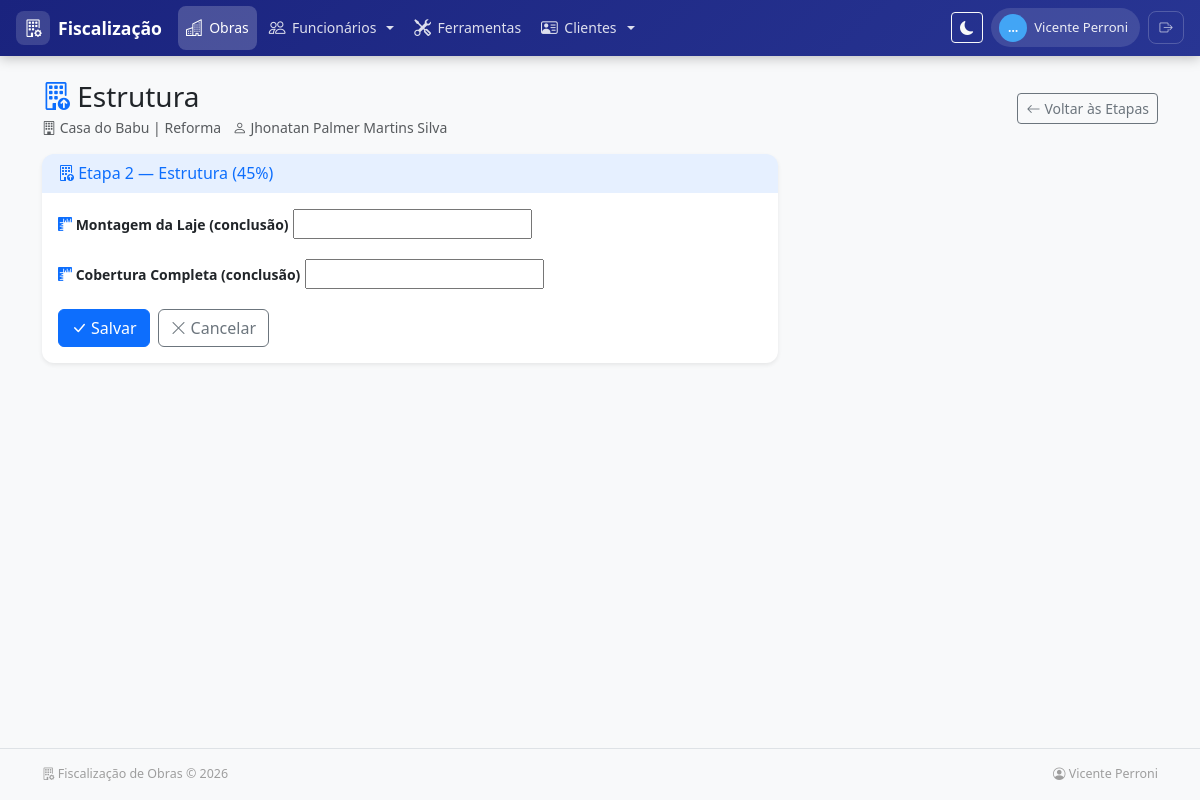
/obras/etapa/2/estrutura/ (signed in), run on the app's committed database.
### apps/obras/models.py (models this page shows, shortened)
class Etapa(models.Model):
    obra = models.ForeignKey(
        Obra,
        on_delete=models.CASCADE,
        related_name='etapas',
        verbose_name="Obra"
    )
    ETAPA_CHOICES = [
        (1, 'Etapa 1 - Fundação (29.9%)'),
        (2, 'Etapa 2 - Estrutura (45%)'),
        (3, 'Etapa 3 - Revestimentos e Instalações (70%)'),
        (4, 'Etapa 4 - Acabamentos (84%)'),
        (5, 'Etapa 5 - Finalização (95%)'),
    ]
    numero_etapa = models.IntegerField(
        choices=ETAPA_CHOICES,
        verbose_name="Número da Etapa"
    )
    PERCENTUAIS_ETAPA = {
        1: Decimal('29.9'),
        2: Decimal('45.0'),
        3: Decimal('70.0'),
        4: Decimal('84.0'),
        5: Decimal('95.0'),
    }
    percentual_valor = models.DecimalField(
        max_digits=5,
        decimal_places=2,
        verbose_name="Percentual da Etapa"
    )
    STATUS_CHOICES = [
        ('pendente', 'Pendente'),
        ('em_andamento', 'Em andamento'),
        ('concluida', 'Concluída'),
    ]
    status = models.CharField(
        max_length=20,
        choices=STATUS_CHOICES,
        default='pendente',
        verbose_name="Status"
    )
    data_inicio = models.DateField(null=True, blank=True, verbose_name="Data de Início")
    data_termino = models.DateField(null=True, blank=True, verbose_name="Data de Término")
    concluida = models.BooleanField(default=False, verbose_name="Concluída")
    class Meta:
        verbose_name = "Etapa"
        verbose_name_plural = "Etapas"
        ordering = ['numero_etapa']
        unique_together = ['obra', 'numero_etapa']

class SoftDeleteModel(models.Model):
    deleted_at = models.DateTimeField(null=True, blank=True, db_index=True)
    objects = ActiveManager()
    all_objects = AllObjectsManager()
    class Meta:
        abstract = True

class Obra(SoftDeleteModel):
    nome = models.CharField(max_length=200, verbose_name="Nome da Obra")
    endereco = models.TextField(verbose_name="Endereço")
    cliente = models.ForeignKey(
        'clientes.Cliente',
        on_delete=models.SET_NULL,
        null=True,
        blank=True,
        verbose_name="Cliente"
    )
    data_inicio = models.DateField(verbose_name="Data de Início")
    data_previsao_termino = models.DateField(
        verbose_name="Previsão de Término",
        null=True,
        blank=True
    )
    STATUS_CHOICES = [
        ('planejamento', 'Planejamento'),
        ('em_andamento', 'Em Andamento'),
        ('pausada', 'Pausada'),
        ('concluida', 'Concluída'),
        ('cancelada', 'Cancelada'),
    ]
    status = models.CharField(
        max_length=20,
        choices=STATUS_CHOICES,
        default='planejamento',
        verbose_name="Status"
    )
    percentual_concluido = models.DecimalField(
        max_digits=5,
        decimal_places=2,
        default=Decimal('0.00'),
        validators=[MinValueValidator(0), MaxValueValidator(100)],
        verbose_name="Percentual Concluído (%)"
    )
    ativo = models.BooleanField(default=True, verbose_name="Ativo")
    created_at = models.DateTimeField(auto_now_add=True, verbose_name="Criado em")
    updated_at = models.DateTimeField(auto_now=True, verbose_name="Atualizado em")
    class Meta:
        verbose_name = "Obra"
        verbose_name_plural = "Obras"
        ordering = ['-created_at']

class Etapa2Estrutura(models.Model):
    etapa = models.OneToOneField(
        Etapa,
        on_delete=models.CASCADE,
        related_name='estrutura',
        verbose_name="Etapa"
    )
    montagem_laje_conclusao = models.DateField(
        null=True,
        blank=True,
        verbose_name="Montagem da Laje (conclusão)"
    )
    cobertura_conclusao = models.DateField(
        null=True,
        blank=True,
        verbose_name="Cobertura Completa (conclusão)"
    )
    class Meta:
        verbose_name = "Etapa 2 - Estrutura"
        verbose_name_plural = "Etapas 2 - Estrutura"

### apps/clientes/models.py (models this page shows, shortened)
class Cliente(models.Model):
    nome = models.CharField(max_length=200, verbose_name='Nome')
    cpf = models.CharField(
        max_length=14,
        unique=True,
        verbose_name='CPF',
        help_text='Somente números ou formatado (000.000.000-00)',
        validators=[RegexValidator(r'^\d{3}\.\d{3}\.\d{3}-\d{2}$|^\d{11}$', 'CPF inválido')]
    )
    endereco = models.TextField(verbose_name='Endereço', blank=True, null=True)
    data_nascimento = models.DateField(verbose_name='Data de Nascimento', blank=True, null=True)
    telefone = models.CharField(max_length=30, verbose_name='Telefone', blank=True, null=True)
    email = models.EmailField(verbose_name='E-mail', blank=True, null=True)
    ativo = models.BooleanField(default=True, verbose_name='Ativo')
    created_at = models.DateTimeField(auto_now_add=True, verbose_name='Criado em')
    updated_at = models.DateTimeField(auto_now=True, verbose_name='Atualizado em')
    class Meta:
        verbose_name = 'Cliente'
        verbose_name_plural = 'Clientes'
        ordering = ['nome']

### apps/obras/views.py (the view)
# urls.py: path('etapa/<int:pk>/estrutura/', views.etapa2_detail, name='etapa2_detail'),
@login_required
def etapa2_detail(request, pk):
    etapa = get_object_or_404(Etapa, pk=pk)
    try:
        detalhe = etapa.estrutura
    except Etapa2Estrutura.DoesNotExist:
        detalhe = Etapa2Estrutura.objects.create(etapa=etapa)
    if request.method == 'POST':
        form = Etapa2EstruturaForm(request.POST, instance=detalhe)
        if form.is_valid():
            form.save()
            usuario_hist = _resolver_usuario_historico(request, form)
            _registrar_historico_etapa(etapa, usuario_hist, 'Detalhes da Etapa 2 - Estrutura', form)
            messages.success(request, 'Detalhes da etapa 2 (Estrutura) atualizados com sucesso.')
            return redirect(reverse('obras:etapa2_detail', args=[etapa.pk]))
    else:
        form = Etapa2EstruturaForm(instance=detalhe)
    return render(request, 'obras/etapa2_estrutura_detail.html', {'etapa': etapa, 'detalhe': detalhe, 'form': form, 'title': f'Estrutura - {etapa.obra.nome}'})

### apps/obras/forms.py
class Etapa2EstruturaForm(forms.ModelForm):
    class Meta:
        model = Etapa2Estrutura
        exclude = ('etapa',)
        widgets = {
            'montagem_laje_dias': forms.NumberInput(attrs={'class': 'form-control'}),
            'platibanda_blocos': forms.NumberInput(attrs={'class': 'form-control'}),
            'cobertura_dias': forms.NumberInput(attrs={'class': 'form-control'}),
        }

### apps/obras/context_processors.py (called while the page is built)
def recent_obras(request):
    try:
        obras = list(Obra.objects.filter(ativo=True).order_by('-created_at')[:6])
    except Exception:
        obras = []
    return {'recent_obras': obras}

### apps/obras/models.py (called while the page is built)
    def alive(self):
        return self.filter(deleted_at__isnull=True)

    def get_queryset(self):
        return super().get_queryset().alive()

### templates/obras/etapa2_estrutura_detail.html (shortened to what this page needs)
{% extends 'base.html' %}
{% block extra_css %}
<link rel="stylesheet" href="https://cdn.jsdelivr.net/npm/bootstrap-icons@1.11.3/font/bootstrap-icons.min.css">
{% endblock %}
{% block content %}
<div class="d-flex flex-wrap justify-content-between align-items-center mb-3 gap-2">
  <div>
    <h1 class="h3 mb-0"><i class="bi bi-building-up text-primary"></i> Estrutura</h1>
    <div class="text-muted small mt-1">
      <i class="bi bi-building"></i> {{ etapa.obra.nome }}
      {% if etapa.obra.cliente %}<span class="ms-2"><i class="bi bi-person"></i> {{ etapa.obra.cliente.nome }}</span>{% endif %}
    </div>
  </div>
  <a href="{% url 'obras:obra_etapas' etapa.obra.pk %}" class="btn btn-outline-secondary btn-sm d-flex align-items-center gap-1">
    <i class="bi bi-arrow-left"></i> Voltar às Etapas
  </a>
</div>
<div class="row">
  <div class="col-lg-8">
    <div class="card form-card shadow-sm">
      <div class="form-header bg-primary bg-opacity-10">
        <h6 class="mb-0 text-primary"><i class="bi bi-building-up"></i> Etapa 2 — Estrutura (45%)</h6>
      </div>
      <div class="card-body">
        <form method="post" novalidate>
          {% for field in form %}
            {% if field.field.widget.input_type == 'checkbox' %}
            <div class="form-check form-switch mb-3">
              {{ field }}
              <label class="form-check-label fw-semibold small" for="{{ field.id_for_label }}">
                <i class="bi bi-check-circle field-icon text-success"></i> {{ field.label }}
              </label>
              {% if field.help_text %}<div class="form-text">{{ field.help_text }}</div>{% endif %}
              {% if field.errors %}<div class="invalid-feedback d-block">{{ field.errors|striptags }}</div>{% endif %}
            </div>
            {% else %}
            <div class="mb-3">
              <label for="{{ field.id_for_label }}" class="form-label fw-semibold small">
                <i class="bi bi-rulers field-icon text-primary"></i> {{ field.label }}
              </label>
              {{ field }}
            </div>
            {% endif %}
          {% endfor %}
          <div class="d-flex gap-2 mt-3">
            <button type="submit" class="btn btn-primary d-flex align-items-center gap-1">
              <i class="bi bi-check-lg"></i> Salvar
            </button>
            <a href="{% url 'obras:obra_etapas' etapa.obra.pk %}" class="btn btn-outline-secondary d-flex align-items-center gap-1">
              <i class="bi bi-x-lg"></i> Cancelar
            </a>
          </div>
        </form>
      </div>
    </div>
  </div>
</div>
{% endblock %}

### templates/base.html (shortened to what this page needs)
<!doctype html>
<html lang="pt-br">
  <head>
    <link href="https://cdn.jsdelivr.net/npm/bootstrap@5.3.2/dist/css/bootstrap.min.css" rel="stylesheet">
    <link rel="stylesheet" href="https://cdn.jsdelivr.net/npm/bootstrap-icons@1.11.3/font/bootstrap-icons.min.css">
    {% block extra_css %}{% endblock %}
  </head>
  <body class="bg-light" {% if user.is_authenticated %}data-server-theme="{{ request.user.profile.theme_preference }}" data-server-variant="{{ request.user.profile.theme_variant }}"{% endif %}>
    {% url 'login' as login_url %}
    <nav class="main-navbar navbar navbar-expand-lg d-none d-lg-flex">
      <div class="container-fluid px-3">
        <a class="navbar-brand-custom me-3" href="{% if user.is_authenticated %}{% url 'home' %}{% else %}/{% endif %}">
          <span class="brand-icon"><i class="bi bi-building-gear"></i></span>
          <span>Fiscalização</span>
        </a>
        {% if user.is_authenticated %}
        <ul class="navbar-nav me-auto gap-1">
          {% if nav_perms.obras %}
          <li class="nav-item">
            <a class="nav-link" href="{% url 'obras:obra_list' %}">
              <i class="bi bi-buildings"></i> Obras
            </a>
          </li>
          {% endif %}
          {% if nav_perms.funcionarios %}
          <li class="nav-item dropdown">
            <a class="nav-link dropdown-toggle" href="#" role="button" data-bs-toggle="dropdown" aria-expanded="false">
              <i class="bi bi-people"></i> Funcionários
            </a>
          </li>
          {% endif %}
          {% if nav_perms.ferramentas %}
          <li class="nav-item">
            <a class="nav-link" href="/ferramentas/">
              <i class="bi bi-tools"></i> Ferramentas
            </a>
          </li>
          {% endif %}
          {% if nav_perms.clientes %}
          <li class="nav-item dropdown">
            <a class="nav-link dropdown-toggle" href="#" role="button" data-bs-toggle="dropdown" aria-expanded="false">
              <i class="bi bi-person-vcard"></i> Clientes
            </a>
          </li>
          {% endif %}
        </ul>
        <div class="d-flex align-items-center gap-2">
          <button id="themeToggle" type="button" class="btn btn-sm btn-outline-light" title="Alternar tema (claro/escuro)">
            <i id="themeToggleIcon" class="bi bi-moon-fill"></i>
          </button>
          <div class="user-pill">
            <span class="user-avatar">{{ user.first_name|default:user.username|truncatechars:1|upper }}</span>
            {{ user.get_full_name|default:user.username }}
          </div>
          <form method="post" action="{% url 'logout' %}" class="d-inline">
            <button type="submit" class="btn-logout" title="Sair">
              <i class="bi bi-box-arrow-right"></i>
            </button>
          </form>
        </div>
        {% endif %}
      </div>
    </nav>
    <main class="container my-4">
      {% block content %}{% endblock %}
    </main>
    <footer class="main-footer">
      <div class="container d-flex flex-wrap justify-content-between align-items-center">
        <span><i class="bi bi-building-gear"></i> Fiscalização de Obras &copy; {% now "Y" %}</span>
        {% if user.is_authenticated %}
        <span><i class="bi bi-person-circle"></i> {{ user.get_full_name|default:user.username }}</span>
        {% endif %}
      </div>
    </footer>
  </body>
</html>

### templates/obras/etapa2_estrutura_detail.html (style rules this page uses)
.form-card { border: none; border-radius: .75rem; }
.form-header { border-radius: .75rem .75rem 0 0; padding: .6rem 1rem; }
.field-icon { width: 18px; text-align: center; }

### templates/base.html (style rules this page uses)
:root { --nav-gradient-start: #1a237e; --nav-gradient-end: #283593; --nav-hover: rgba(255,255,255,.12); --nav-active: rgba(255,255,255,.2); --accent: #42a5f5; }
.main-navbar { background: linear-gradient(135deg, var(--nav-gradient-start), var(--nav-gradient-end)); box-shadow: 0 2px 12px rgba(0,0,0,.25); padding: .35rem 0; }
.main-navbar .nav-link { color: rgba(255,255,255,.85); padding: .6rem .9rem; border-radius: .5rem; font-size: .875rem; font-weight: 500; transition: all .2s; display: flex; align-items: center; gap: .4rem; }
.main-navbar .nav-link.active, .main-navbar .nav-link-active { color: #fff; background: var(--nav-active); }
.main-navbar .nav-link .bi { font-size: 1.05rem; }
.navbar-brand-custom { color: #fff !important; font-weight: 700; font-size: 1.1rem; display: flex; align-items: center; gap: .5rem; text-decoration: none; padding: .3rem 0; }
.navbar-brand-custom .brand-icon { background: rgba(255,255,255,.15); border-radius: .5rem; width: 34px; height: 34px; display: flex; align-items: center; justify-content: center; font-size: 1.1rem; }
.user-pill { background: rgba(255,255,255,.12); border-radius: 2rem; padding: .35rem .75rem .35rem .5rem; display: flex; align-items: center; gap: .45rem; color: rgba(255,255,255,.9); font-size: .82rem; font-weight: 500; white-space: nowrap; }
.user-avatar { width: 28px; height: 28px; border-radius: 50%; background: var(--accent); display: flex; align-items: center; justify-content: center; font-weight: 700; font-size: .75rem; color: #fff; }
.btn-logout { color: rgba(255,255,255,.7); border: 1px solid rgba(255,255,255,.2); border-radius: .5rem; padding: .35rem .65rem; font-size: .82rem; text-decoration: none; background: transparent; transition: all .2s; display: flex; align-items: center; gap: .3rem; }
.main-footer { border-top: 1px solid #dee2e6; padding: 1rem 0; margin-top: 2rem; font-size: .78rem; color: #9e9e9e; }
body { min-height: 100vh; display: flex; flex-direction: column; }
main { flex: 1; }

### data on the page
Etapa: obra.nome "Casa do Babu | Reforma", obra.cliente.nome "Jhonatan Palmer Martins Silva"

### other printed values
{{ user.first_name|default:user.username|truncatechars:1|upper }} "…"
{{ user.get_full_name|default:user.username }} "Vicente Perroni"
{{ field.label }} "Montagem da Laje (conclusão)" "Cobertura Completa (conclusão)"
